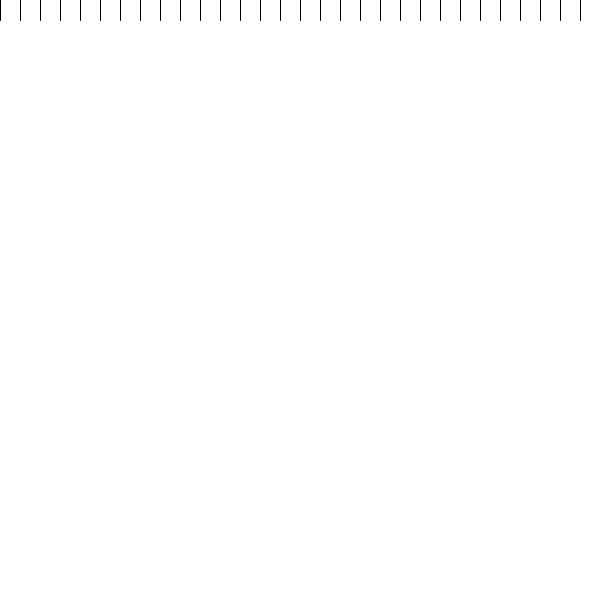
Frame 1 (no input)
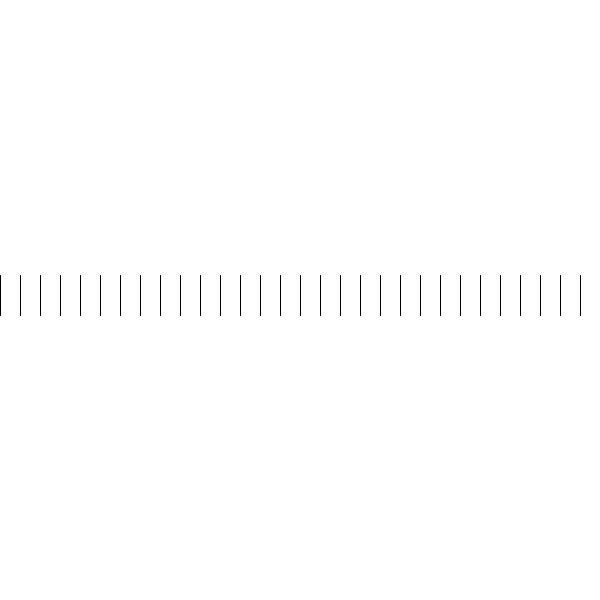
Frame 60 (the mouse pressed at the canvas centre just before this capture)
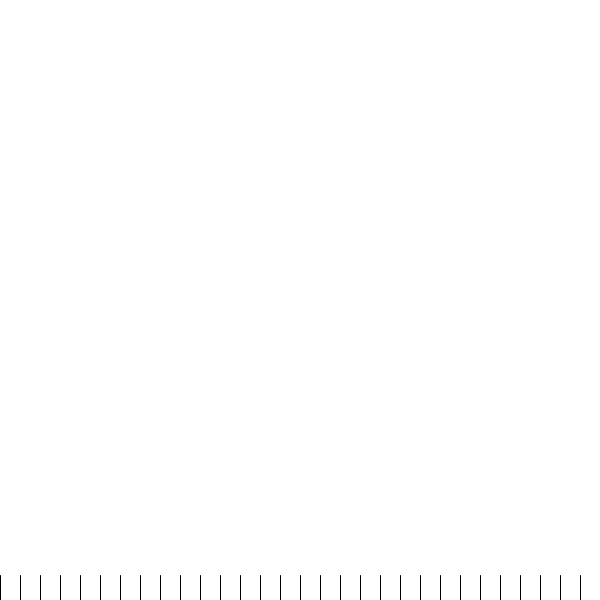
Frame 120 (the mouse held since frame 60 and released just before this capture)

The Processing sketch that drew these frames (run headless with seeded random() and noise(); from frame 60 on, the mouse is pressed at the canvas centre):

// Processing sketch: for_loop
// ── for_loop.pde
int counter = 0;

void setup () {
  size(600, 600);
}

void draw () {
  background(255);
  for (int i = 0; i < 255; i++) {
    line(i*20, 20+counter, i*20, counter-20);
  }
  counter+= 5;
  if (counter >= height) {
    counter = 0;
  }
}
